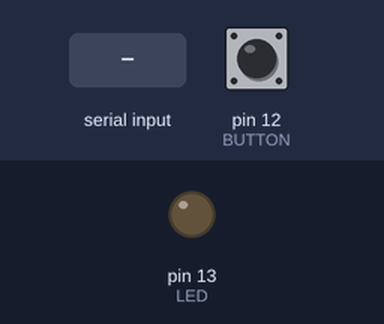
Bench run of a sketch on a simulated Arduino Uno, built with avr-gcc and run on an emulated ATmega328P. Shown: output pins drawn as LEDs (lit = HIGH). The test bench sets the inputs (shaded band); at power-on: pin 12 (BUTTON) HIGH.

Above: at 1.2 s.
1.3 s: "1" received over Serial
At 2.1 s:
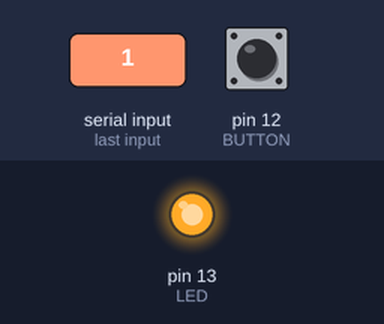
5.9 s: "0" received over Serial
At 6.8 s:
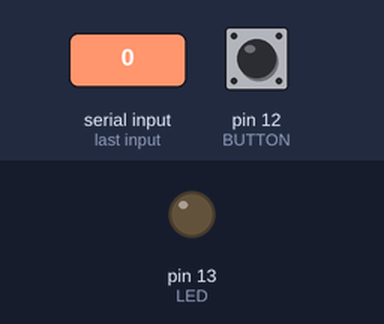
Timing chart, 0 to 8.4 s (numbered marks = the images above; inputs shaded):
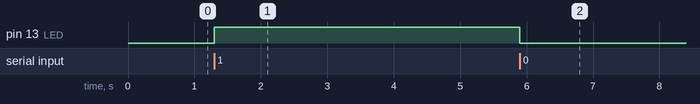

The sketch:

basic.ino
```cpp
#include <Arduino.h>
#ifndef DEFAULT_BAUDRATE
	#define DEFAULT_BAUDRATE 115200
#endif

#define LED 13
// PCMSK0:4 + Int PCI0
#define BUTTON 12

bool ledState = LOW;

void setup(void) {
	pinMode(LED, OUTPUT);
	digitalWrite(LED, LOW);

	// TODO : some ifdef to handle other arduino variants
	// enable interrupt for PCINT4 = D12
	PCMSK0 |= 1 << 4;
	// enable interrupt for PCI0 (pcint0-7)
	PCICR |= 1;

	pinMode(BUTTON, INPUT_PULLUP);

	Serial.begin(DEFAULT_BAUDRATE);
}

volatile bool mustSendButton = false;
volatile bool buttonState = HIGH;
#define BOUND_DELAY 100
volatile int buttonLastChange = 0;

ISR(PCINT0_vect) {
	bool b = digitalRead(BUTTON);
	if (b != buttonState && millis() - buttonLastChange > BOUND_DELAY) {
		buttonLastChange = millis();
		buttonState = b;
		if (buttonState == LOW) {
			mustSendButton = true;
		}
	}
}

void loop() {
	// test button
	if (mustSendButton) {
		Serial.println('!');
		mustSendButton = false;
	}

	// test input
	int input = Serial.read();
	if (input == '0') {
		ledState = LOW;
	} else if (input == '1') {
		ledState = HIGH;
	} else if (input == '?') {
		Serial.println(ledState ? "1" : "0");
	}

	// update LED
	digitalWrite(13, ledState);
}
```

Measured:
- after the input at 1.3 s, pin 13 (LED): LOW → HIGH at once
- after the input at 5.9 s, pin 13 (LED): HIGH → LOW at once
